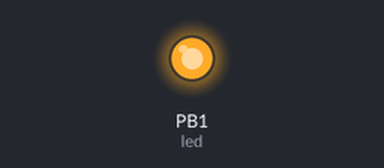
Recording of a sketch running on a simulated ATtiny85, built with avr-gcc and run on an emulated ATtiny85. Parts: output pins drawn as LEDs (lit = HIGH). Random numbers use the default seed unless the sketch sets one.

Above: at 0.1 s.
At 39.9 s:
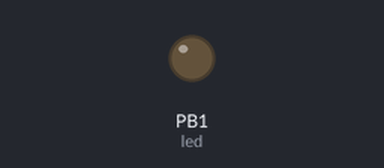
Timing chart, 0 to 40.0 s (numbered marks = the images above):
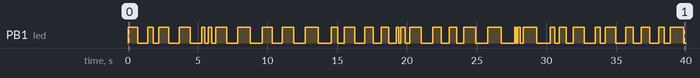

Measured:
- by itself, PB1 (led): LOW → HIGH at 0.00 s, → LOW 0.71 s later, → HIGH 0.71 s later, → LOW 0.40 s later, … (68 changes in this stretch)

The sketch:

xmass_lights.ino
```cpp
//used with attiny85 digispark

int led = 1;

void setup() {
  pinMode(led, OUTPUT);
}

void loop() {
  blynk();
}

int blynk() {
  int randomTime  = random(50,1000);
  digitalWrite(led, HIGH);
  delay(randomTime);
  digitalWrite(led, LOW);
  delay(randomTime);
}
```
